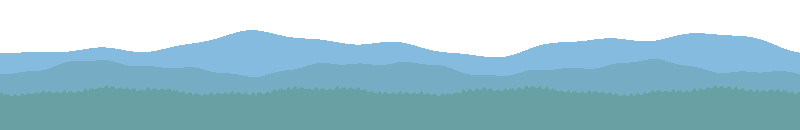
#> input picture src/render/far-hills.png, 800 x 130 px
$ python build.py
#> lines starting #> are read from the running program, lines starting #| are printed output that depends on the picture
"""Картинка для превью ссылок (og:image): кусок неба BipDuel с дуэлью над аэродромом.

Собирается из настоящих спрайтов игры в её собственном масштабе (кадр 400x210) и
увеличивается ровно в 3 раза -> public/og-image.png 1200x630. Облака берутся из самой
игры (cloud.mjs вызывает src/render/clouds.ts через Vite), шрифт — Press Start 2P из
node_modules. Нужны Pillow и Node.
Запуск: python build.py
"""
import colorsys
import json
import math
import subprocess
from pathlib import Path

from PIL import Image, ImageDraw, ImageFont

HERE = Path(__file__).resolve().parent
OUT = HERE / "out"
ROOT = HERE.parent.parent
RENDER = ROOT / "src/render"
MASTER = ROOT / "public/og-image.png"
FONT = ROOT / "node_modules/@fontsource/press-start-2p/files/press-start-2p-latin-400-normal.woff"

W, H, SCALE = 400, 210, 3
SKY = "#8fc0e8"  # COLORS.sky
TEXT = "#1c2733"  # COLORS.text
TEXT_SHADOW = "#f0f5fb"  # светлый тон облаков: тёмный заголовок на небе с подсветкой снизу
BULLET = "#26262b"  # COLORS.bullet
CTA = "#efe3c4"  # кремовый с самолёта: читается на коричневой земле
CTA_SHADOW = "#2a1420"  # общий тёмный контур спрайтов
CTA_Y = 198  # полоса земли в кадре — строки 195..209: 8-пиксельная надпись по её середине
GROUND_X = 96  # с какого x полосы земли 800 px брать кадр: ветроуказатель, ангар, башня, край фермы

PLANE_FRAMES = 4
RED_HUE = (300, 11)  # как recolorRedToBlue в src/render/sprites.ts
MIN_SATURATION = 0.2
HUE_SHIFT = 220


def rgba(hex_):
    h = hex_.lstrip("#")
    return tuple(int(h[i:i + 2], 16) for i in (0, 2, 4)) + (255,)


def recolor_red_to_blue(im):
    out = im.copy()
    px = out.load()
    for y in range(out.height):
        for x in range(out.width):
            r, g, b, a = px[x, y]
            if a == 0:
                continue
            h, l, s = colorsys.rgb_to_hls(r / 255, g / 255, b / 255)
            hue = h * 360
            if s < MIN_SATURATION or RED_HUE[1] < hue < RED_HUE[0]:
                continue
            nr, ng, nb = colorsys.hls_to_rgb(((hue + HUE_SHIFT) % 360) / 360, l, s)
            px[x, y] = (round(nr * 255), round(ng * 255), round(nb * 255), a)
    return out


def plane(frame, blue=False, facing_left=False, tilt=0.0):
    sheet = Image.open(RENDER / "plane.png").convert("RGBA")
    fw = sheet.width // PLANE_FRAMES
    sprite = sheet.crop((frame * fw, 0, (frame + 1) * fw, sheet.height))
    if blue:
        sprite = recolor_red_to_blue(sprite)
    if facing_left:
        sprite = sprite.transpose(Image.FLIP_LEFT_RIGHT)
    # как в игре: спрайт поворачивается целиком, без сглаживания
    return sprite.rotate(tilt, resample=Image.NEAREST, expand=True)


def cloud(rx, ry, seed):
    res = subprocess.run(["node", str(HERE / "cloud.mjs"), str(rx), str(ry), str(seed)],
                         cwd=ROOT, capture_output=True, check=True)
    head, _, body = res.stdout.partition(b"\n")
    size = json.loads(head)
    return Image.frombytes("RGBA", (size["width"], size["height"]), body)


def paste_center(canvas, im, cx, cy):
    canvas.alpha_composite(im, (round(cx - im.width / 2), round(cy - im.height / 2)))


def text(draw, xy, s, size, fill, shadow):
    font = ImageFont.truetype(str(FONT), size)
    w = draw.textlength(s, font=font)
    x, y = round(xy[0] - w / 2), xy[1]
    draw.text((x + 1, y + 1), s, font=font, fill=shadow)
    draw.text((x, y), s, font=font, fill=fill)


img = Image.new("RGBA", (W, H), rgba(SKY))
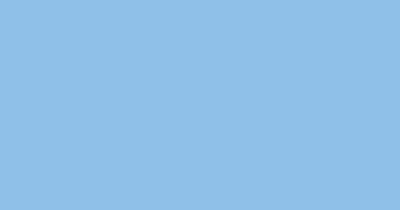
#> img: PIL image 400x210 RGBA; mean R, G, B, A 143, 192, 232, 255
hills = Image.open(RENDER / "far-hills.png").convert("RGBA")
#> hills is the input picture: PIL image 800x130 RGBA; mean R, G, B, A 76.7, 113.2, 124.8, 168.7
img.alpha_composite(hills.crop((GROUND_X, 0, GROUND_X + W, hills.height)), (0, H - hills.height))
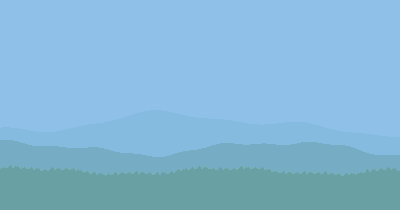
#> img: PIL image 400x210 RGBA; mean R, G, B, A 131.9, 183.4, 214.2, 255

paste_center(img, cloud(62, 22, 7), 58, 62)
#> (the call stopped at in cloud, `res = subprocess.run(["node", str(HERE / "cloud.mjs"), str(rx), str(ry..`: subprocess is not available in this run)
paste_center(img, cloud(34, 13, 3), 338, 42)
#> (the call stopped at in cloud, `res = subprocess.run(["node", str(HERE / "cloud.mjs"), str(rx), str(ry..`: subprocess is not available in this run)
paste_center(img, cloud(48, 17, 11), 300, 118)
#> (the call stopped at in cloud, `res = subprocess.run(["node", str(HERE / "cloud.mjs"), str(rx), str(ry..`: subprocess is not available in this run)

ground = Image.open(RENDER / "ground.png").convert("RGBA")
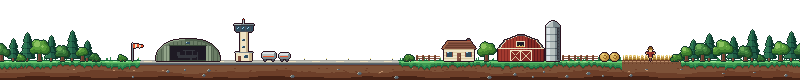
#> input picture src/render/ground.png, 800 x 80 px
#> ground is the input picture: PIL image 800x80 RGBA; mean R, G, B, A 37.7, 35.6, 25.2, 100.8
img.alpha_composite(ground.crop((GROUND_X, 0, GROUND_X + W, ground.height)), (0, H - ground.height))
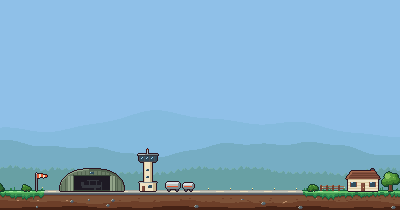
#> img: PIL image 400x210 RGBA; mean R, G, B, A 131.9, 173.9, 201.3, 255

# красный заходит снизу-слева и стреляет, синий идёт навстречу
red_nose = (132, 104)
tilt = 14  # градусов, нос вверх
paste_center(img, plane(1, tilt=tilt), 114, 109)
#> (the run stopped early here; a loop or call above may not have finished)
